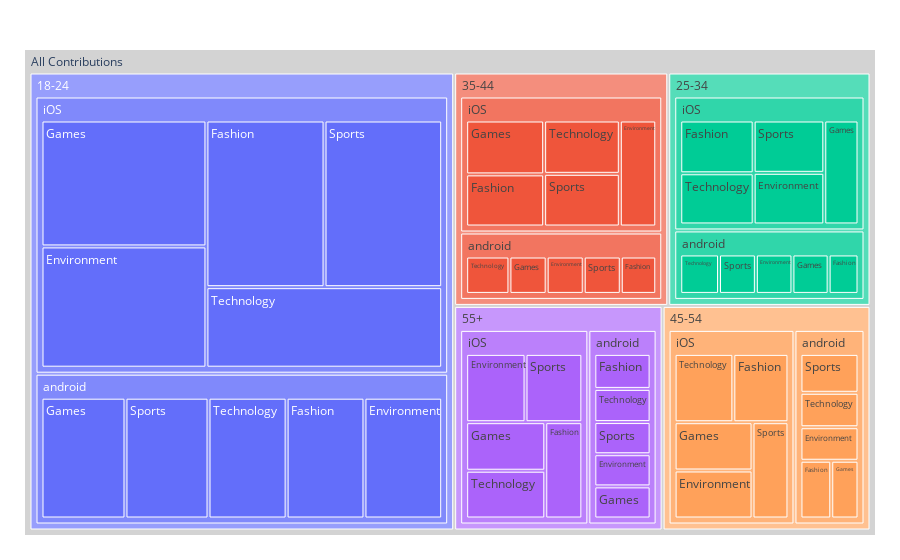

Source (notebook cell):
### Markdown cell above
## Conbined Visualization
We can now create a single visualization that shows all of our findings:

### Code cell
fig = px.treemap(df, path=[px.Constant("All Contributions"), 'age', 'device', 'category'], values='amount')
fig.update_traces(root_color="lightgray")
fig.update_layout(margin = dict(t=50, l=25, r=25, b=25))
fig.show()

### Figure 1 — Plotly figure (JSON) as saved in the notebook; plotly's stock layout.template omitted (floating-point values rounded to 4 significant figures)
{"data": [{"branchvalues": "total", "domain": {"x": [0, 1], "y": [0, 1]}, "hovertemplate": "labels=%{label}<br>amount=%{value}<br>parent=%{parent}<br>id=%{id}<extra></extra>", "ids": ["All Contributions/18-24/android/Environment", "All Contributions/25-34/android/Environment", "All Contributions/35-44/android/Environment", "All Contributions/45-54/android/Environment", "All Contributions/55+/android/Environment", "All Contributions/18-24/iOS/Environment", "All Contributions/25-34/iOS/Environment", "All Contributions/35-44/iOS/Environment", "All Contributions/45-54/iOS/Environment", "All Contributions/55+/iOS/Environment", "All Contributions/18-24/android/Fashion", "All Contributions/25-34/android/Fashion", "All Contributions/35-44/android/Fashion", "All Contributions/45-54/android/Fashion", "All Contributions/55+/android/Fashion", "All Contributions/18-24/iOS/Fashion", "All Contributions/25-34/iOS/Fashion", "All Contributions/35-44/iOS/Fashion", "All Contributions/45-54/iOS/Fashion", "All Contributions/55+/iOS/Fashion", "All Contributions/18-24/android/Games", "All Contributions/25-34/android/Games", "All Contributions/35-44/android/Games", "All Contributions/45-54/android/Games", "All Contributions/55+/android/Games", "All Contributions/18-24/iOS/Games", "All Contributions/25-34/iOS/Games", "All Contributions/35-44/iOS/Games", "All Contributions/45-54/iOS/Games", "All Contributions/55+/iOS/Games", "All Contributions/18-24/android/Sports", "All Contributions/25-34/android/Sports", "All Contributions/35-44/android/Sports", "All Contributions/45-54/android/Sports", "All Contributions/55+/android/Sports", "All Contributions/18-24/iOS/Sports", "All Contributions/25-34/iOS/Sports", "All Contributions/35-44/iOS/Sports", "All Contributions/45-54/iOS/Sports", "All Contributions/55+/iOS/Sports", "All Contributions/18-24/android/Technology", "All Contributions/25-34/android/Technology", "All Contributions/35-44/android/Technology", "All Contributions/45-54/android/Technology", "All Contributions/55+/android/Technology", "All Contributions/18-24/iOS/Technology", "All Contributions/25-34/iOS/Technology", "All Contributions/35-44/iOS/Technology", "All Contributions/45-54/iOS/Technology", "All Contributions/55+/iOS/Technology", "All Contributions/18-24/android", "All Contributions/25-34/android", "All Contributions/35-44/android", "All Contributions/45-54/android", "All Contributions/55+/android", "All Contributions/18-24/iOS", "All Contributions/25-34/iOS", "All Contributions/35-44/iOS", "All Contributions/45-54/iOS", "All Contributions/55+/iOS", "All Contributions/18-24", "All Contributions/25-34", "All Contributions/35-44", "All Contributions/45-54", "All Contributions/55+", "All Contributions"], "labels": ["Environment", "Environment", "Environment", "Environment", "Environment", "Environment", "Environment", "Environment", "Environment", "Environment", "Fashion", "Fashion", "Fashion", "Fashion", "Fashion", "Fashion", "Fashion", "Fashion", "Fashion", "Fashion", "Games", "Games", "Games", "Games", "Games", "Games", "Games", "Games", "Games", "Games", "Sports", "Sports", "Sports", "Sports", "Sports", "Sports", "Sports", "Sports", "Sports", "Sports", "Technology", "Technology", "Technology", "Technology", "Technology", "Technology", "Technology", "Technology", "Technology", "Technology", "android", "android", "android", "android", "android", "iOS", "iOS", "iOS", "iOS", "iOS", "18-24", "25-34", "35-44", "45-54", "55+", "All Contributions"], "name": "", "parents": ["All Contributions/18-24/android", "All Contributions/25-34/android", "All Contributions/35-44/android", "All Contributions/45-54/android", "All Contributions/55+/android", "All Contributions/18-24/iOS", "All Contributions/25-34/iOS", "All Contributions/35-44/iOS", "All Contributions/45-54/iOS", "All Contributions/55+/iOS", "All Contributions/18-24/android", "All Contributions/25-34/android", "All Contributions/35-44/android", "All Contributions/45-54/android", "All Contributions/55+/android", "All Contributions/18-24/iOS", "All Contributions/25-34/iOS", "All Contributions/35-44/iOS", "All Contributions/45-54/iOS", "All Contributions/55+/iOS", "All Contributions/18-24/android", "All Contributions/25-34/android", "All Contributions/35-44/android", "All Contributions/45-54/android", "All Contributions/55+/android", "All Contributions/18-24/iOS", "All Contributions/25-34/iOS", "All Contributions/35-44/iOS", "All Contributions/45-54/iOS", "All Contributions/55+/iOS", "All Contributions/18-24/android", "All Contributions/25-34/android", "All Contributions/35-44/android", "All Contributions/45-54/android", "All Contributions/55+/android", "All Contributions/18-24/iOS", "All Contributions/25-34/iOS", "All Contributions/35-44/iOS", "All Contributions/45-54/iOS", "All Contributions/55+/iOS", "All Contributions/18-24/android", "All Contributions/25-34/android", "All Contributions/35-44/android", "All Contributions/45-54/android", "All Contributions/55+/android", "All Contributions/18-24/iOS", "All Contributions/25-34/iOS", "All Contributions/35-44/iOS", "All Contributions/45-54/iOS", "All Contributions/55+/iOS", "All Contributions/18-24", "All Contributions/25-34", "All Contributions/35-44", "All Contributions/45-54", "All Contributions/55+", "All Contributions/18-24", "All Contributions/25-34", "All Contributions/35-44", "All Contributions/45-54", "All Contributions/55+", "All Contributions", "All Contributions", "All Contributions", "All Contributions", "All Contributions", ""], "root": {"color": "lightgray"}, "type": "treemap", "values": [28093, 6989, 6821, 7185, 6711, 53769, 12929, 13537, 12659, 13683, 28137, 5708, 6528, 6569, 7312, 52913, 13745, 14246, 12742, 12052, 30354, 6916, 6852, 5812, 6709, 55820, 12609, 14724, 12726, 12961, 30026, 7043, 6820, 8337, 6722, 52700, 13102, 13971, 11705, 13102, 28230, 7405, 7959, 7381, 6926, 51035, 13317, 14139, 13579, 12760, 144840, 34061, 34980, 35284, 34380, 266237, 65702, 70617, 63411, 64558, 411077, 99763, 105597, 98695, 98938, 814070]}], "layout": {"autosize": true, "legend": {"tracegroupgap": 0}, "margin": {"b": 25, "l": 25, "r": 25, "t": 50}}}
